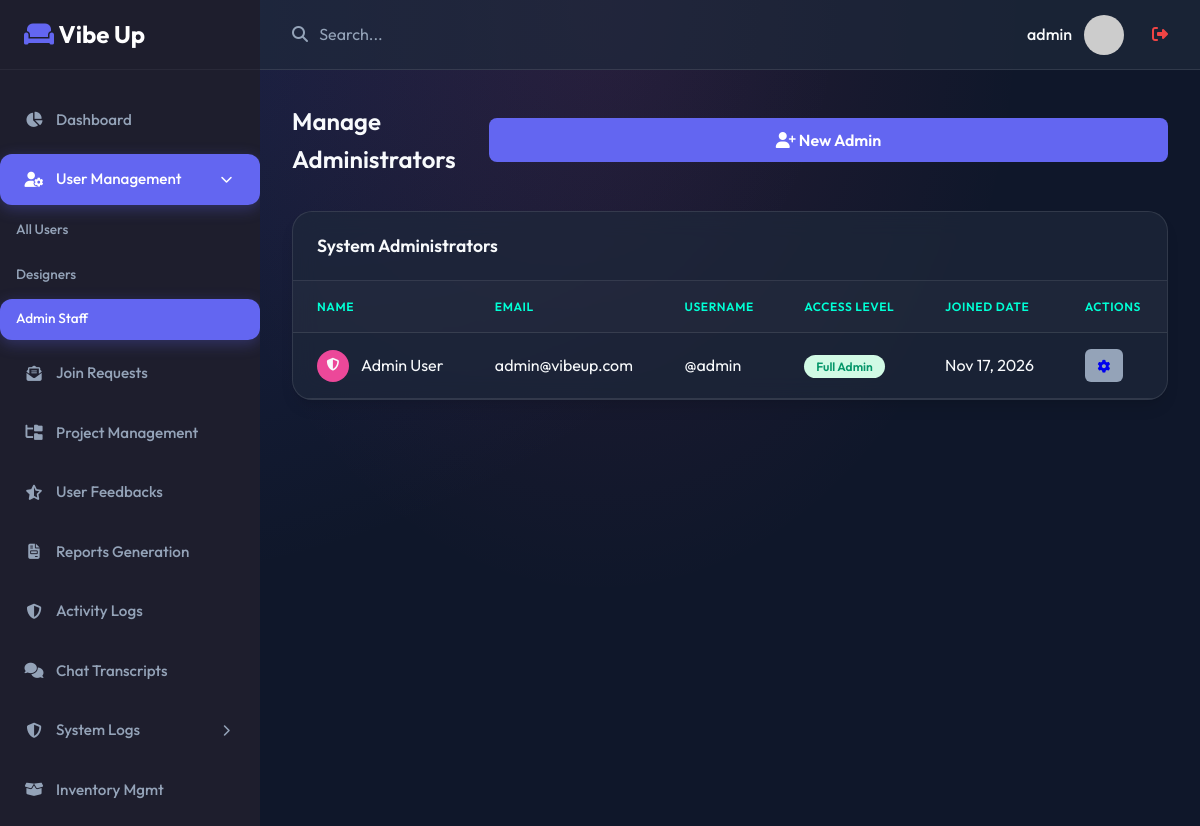
/admin/admins.php (signed in), run on the app's committed database.
### tables this page shows
CREATE TABLE `user` (
  `id` char(20) NOT NULL,
  `name` varchar(100) NOT NULL,
  `email` varchar(50) NOT NULL,
  `username` varchar(50) NOT NULL,
  `password_hash` varchar(255) NOT NULL,
  `password` varchar(255) DEFAULT NULL COMMENT 'Plain text password for api_v2 compatibility',
  `phone` varchar(15) NOT NULL,
  `profile_pic_url` text DEFAULT NULL,
  `dob` date NOT NULL,
  `role` enum('user','designer','admin') DEFAULT 'user',
  `last_activity` timestamp NOT NULL DEFAULT current_timestamp() ON UPDATE current_timestamp(),
  `created_at` timestamp NOT NULL DEFAULT current_timestamp()
);

### admin/admins.php (the view, shortened to what this page needs)
<?php
$db = new Database();
$conn = $db->getConnection();
require_once '../includes/header.php';
require_once '../includes/sidebar.php';
$stmt = $conn->query("SELECT id, name, email, username, created_at FROM user WHERE role = 'admin' ORDER BY created_at DESC");
$admins = $stmt->fetchAll();
?>
<div class="page-header">
    <h1 class="page-title">Manage Administrators</h1>
    <button class="btn-primary" onclick="alert('Admin registration is managed via secure setup.')">
        <i class="fa-solid fa-user-plus"></i> New Admin
    </button>
</div>
<div class="card">
    <div class="card-header">
        <h3 class="card-title">System Administrators</h3>
    </div>
    <div class="card-body" style="padding: 0;">
        <div class="table-responsive">
            <table class="table">
                <thead>
                    <tr>
                        <th>Name</th>
                        <th>Email</th>
                        <th>Username</th>
                        <th>Access Level</th>
                        <th>Joined Date</th>
                        <th>Actions</th>
                    </tr>
                </thead>
                <tbody>
                    <?php foreach ($admins as $admin): ?>
                        <tr>
                            <td>
                                <div style="display: flex; align-items: center; gap: 0.75rem;">
                                    <div style="width: 32px; height: 32px; border-radius: 50%; background: var(--secondary); display: flex; align-items: center; justify-content: center; font-size: 0.8rem; font-weight: 600;">
                                        <i class="fa-solid fa-shield-halved"></i>
                                    </div>
                                    <?= htmlspecialchars((string)$admin['name']) ?>
                                </div>
                            </td>
                            <td><?= htmlspecialchars((string)$admin['email']) ?></td>
                            <td>@<?= htmlspecialchars((string)$admin['username']) ?></td>
                            <td>
                                <span class="badge badge-active">Full Admin</span>
                            </td>
                            <td><?= date('M d, Y', strtotime($admin['created_at'])) ?></td>
                            <td>
                                <div class="action-btns">
                                    <a href="#" class="btn-secondary btn-sm" title="Edit Settings">
                                        <i class="fa-solid fa-gear"></i>
                                    </a>
                                </div>
                            </td>
                        </tr>
                    <?php endforeach; ?>
                </tbody>
            </table>
        </div>
    </div>
</div>
<?php require_once '../includes/footer.php'; ?>

### assets/css/style.css (style rules this page uses)
:root { --primary: #6366f1; --primary-hover: #4f46e5; --secondary: #ec4899; --accent: #00ffd5; --background: #0f172a; --surface: rgba(30, 41, 59, 0.7); --text-main: #f8fafc; --text-muted: #94a3b8; --border: rgba(255, 255, 255, 0.1); --success: #10b981; --danger: #ef4444; --warning: #f59e0b; --sidebar-bg: #1e1e2d; --sidebar-text: #9899ac; --sidebar-hover: #ffffff; --sidebar-active: var(--primary); --glass: rgba(255, 255, 255, 0.05); --glass-border: rgba(255, 255, 255, 0.1); }
* { margin: 0; padding: 0; box-sizing: border-box; font-family: 'Outfit', sans-serif; }
html { scroll-behavior: smooth; }
body { background-color: var(--background); background-image: radial-gradient(at 0% 0%, rgba(99, 102, 241, 0.15) 0, transparent 50%), radial-gradient(at 50% 0%, rgba(236, 72, 153, 0.1) 0, transparent 50%); color: var(--text-main); line-height: 1.6; min-height: 100vh; }
.btn-primary { display: block; width: 100%; padding: 0.75rem 1rem; background-color: var(--primary); color: white; border: none; border-radius: 0.5rem; font-size: 1rem; font-weight: 600; cursor: pointer; transition: background-color 0.2s; text-decoration: none; text-align: center; }
.page-header { display: flex; justify-content: space-between; align-items: center; margin-bottom: 2rem; }
.page-title { font-size: 1.5rem; font-weight: 600; color: var(--text-main); }
.card { background: var(--surface); backdrop-filter: blur(12px); -webkit-backdrop-filter: blur(12px); border-radius: 1.25rem; box-shadow: 0 10px 15px -3px rgba(0, 0, 0, 0.1), 0 4px 6px -2px rgba(0, 0, 0, 0.05); border: 1px solid var(--border); overflow: hidden; margin-bottom: 1.5rem; transition: transform 0.2s ease, box-shadow 0.2s ease; }
.card-header { padding: 1.25rem 1.5rem; border-bottom: 1px solid var(--border); display: flex; justify-content: space-between; align-items: center; }
.card-title { font-weight: 600; font-size: 1.1rem; }
.card-body { padding: 1.5rem; }
.table-responsive { overflow-x: auto; }
.table { width: 100%; border-collapse: collapse; }
.table th, .table td { padding: 1rem 1.5rem; text-align: left; border-bottom: 1px solid var(--border); }
.table th { font-weight: 600; color: var(--accent); background-color: rgba(255, 255, 255, 0.02); text-transform: uppercase; font-size: 0.75rem; letter-spacing: 0.05em; }
.badge { padding: 0.25rem 0.75rem; border-radius: 9999px; font-size: 0.75rem; font-weight: 600; }
.badge-active { background-color: #d1fae5; color: #059669; }
.btn-sm { padding: 0.4rem 0.8rem; font-size: 0.8rem; border-radius: 0.375rem; }
.btn-secondary { background-color: var(--text-muted); }
.action-btns { display: flex; gap: 0.5rem; }

### data on the page
user: name "Admin User", email "admin@vibeup.com", username "admin", created_at "Nov 17, 2026"

### other printed values
$_SESSION['admin_username'] "admin"
